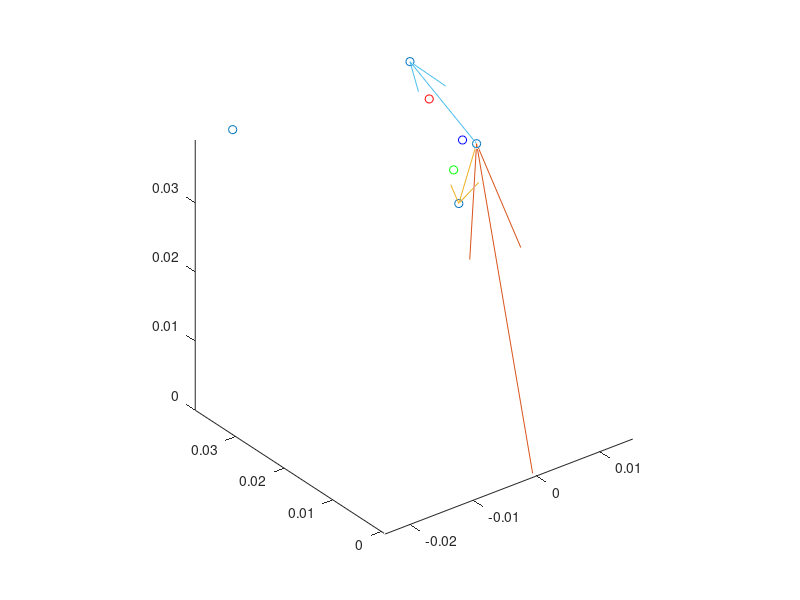

The MATLAB source for this figure:
% Surface integration for tetrahedron field


geoRef = [0 0 0; 1 0 0; 0 1 0; 0 0 1];

geo = [
 -0.0186  0.0375   0.0391
  0.0035  0.0161   0.0391
  0.0094  0.0375   0.0391
  0.0099  0.0281   0.0227
  ];

v0 = geo(2,:);
v1 = geo(3,:);
v2 = geo(4,:);
intNode = geo(1,:);

vIn = ((v0+v1+v2)/3.0) - intNode;
vIn = vIn / norm(vIn);

v1 = v1 - v0;
v2 = v2 - v0;
u = v1 / norm(v1);
n = cross(v1,v2);
n = n * dot(n,vIn);
n = n / norm(n);
v = cross(n,u);

figure; plot3(geo(:,1),geo(:,2),geo(:,3),'o')
hold on;
quiver3(0,0,0,v0(1),v0(2),v0(3),1)
quiver3(v0(1),v0(2),v0(3),v1(1),v1(2),v1(3),1)
quiver3(v0(1),v0(2),v0(3),v2(1),v2(2),v2(3),1)
% quiver3(v0(1),v0(2),v0(3),u(1),u(2),u(3),1)
% quiver3(v0(1),v0(2),v0(3),v(1),v(2),v(3),1)
% quiver3(v0(1),v0(2),v0(3),n(1),n(2),n(3),1)

axis equal
locNode = [6.666666666666666e-001,    1.666666666666667e-001, 1.666666666666667e-001];
pnt = v0 + locNode(1)*v1 + locNode(2)*v2;
plot3(pnt(:,1),pnt(:,2),pnt(:,3),'or')
locNode = [1.666666666666667e-001,    6.666666666666666e-001, 1.666666666666667e-001];
pnt = v0 + locNode(1)*v1 + locNode(2)*v2;
plot3(pnt(:,1),pnt(:,2),pnt(:,3),'og')
locNode = [1.666666666666667e-001,    1.666666666666667e-001, 6.666666666666666e-001];
pnt = v0 + locNode(1)*v1 + locNode(2)*v2;
plot3(pnt(:,1),pnt(:,2),pnt(:,3),'ob')
